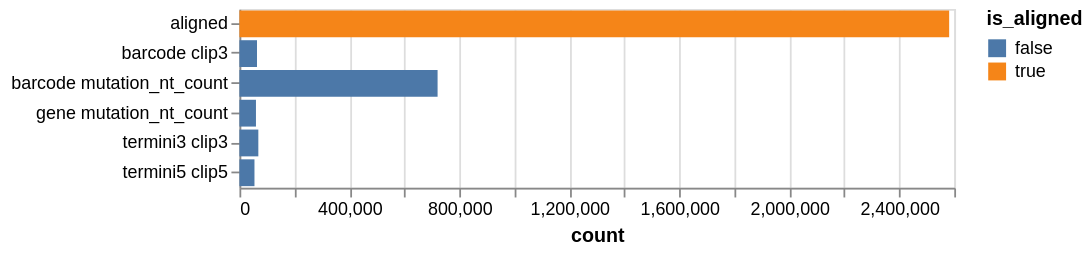

The notebook cell this image was saved under:
### Code cell
#Statistics of aligned and filtered information
filtered_df = filtered[target.target_names[0]]

filtered_reasons = pd.concat(
    [
        filtered_df.groupby(["name", "filter_reason"], as_index=False).aggregate(
            count=pd.NamedAgg("query_name", "count")
        ),
        readstats.query('category.str.startswith("aligned")', engine="python")
        .groupby("name", as_index=False)
        .aggregate({"count": "sum"})
        .assign(filter_reason="aligned"),
    ]
).assign(
    total_counts=lambda x: x.groupby("name")["count"].transform("sum"),
    frac_counts=lambda x: x["count"] / x["total_counts"],
)

print("CCSs mapped information for %s" % (target.target_names[0]))
display(filtered_reasons)

filtered_chart = (
    alt.Chart(filtered_reasons)
    .encode(
        x="count:Q",
        y=alt.Y(
            "filter_reason:N",
            axis=alt.Axis(title=None),
        ),
        color="is_aligned:N",
        tooltip=filtered_reasons.columns.tolist(),
    )
    .mark_bar()
    .properties(width=400, height=100)
    .resolve_scale(x="independent", y="independent")
    .transform_filter(alt.datum.frac_counts > 0.01)
    .transform_calculate(is_aligned=alt.datum.filter_reason == "aligned")
)

filtered_chart

### Figure 1 — Vega-Lite specification as saved in the notebook (floating-point values rounded to 4 significant figures)
{"config": {"view": {"continuousWidth": 300, "continuousHeight": 300}}, "data": {"name": "data-c564728a3ec10480cfd2a45ef1d54af0"}, "mark": {"type": "bar"}, "encoding": {"color": {"field": "is_aligned", "type": "nominal"}, "tooltip": [{"field": "name", "type": "nominal"}, {"field": "filter_reason", "type": "nominal"}, {"field": "count", "type": "quantitative"}, {"field": "total_counts", "type": "quantitative"}, {"field": "frac_counts", "type": "quantitative"}], "x": {"field": "count", "type": "quantitative"}, "y": {"axis": {"title": null}, "field": "filter_reason", "type": "nominal"}}, "height": 100, "resolve": {"scale": {"x": "independent", "y": "independent"}}, "transform": [{"filter": "(datum.frac_counts > 0.01)"}, {"calculate": "(datum.filter_reason === 'aligned')", "as": "is_aligned"}], "width": 400, "$schema": "https://vega.github.io/schema/vega-lite/v6.1.0.json", "datasets": {"data-c564728a3ec10480cfd2a45ef1d54af0": [{"name": "kpc_pacbio", "filter_reason": "barcode clip3", "count": 63833, "total_counts": 3650568, "frac_counts": 0.01749}, {"name": "kpc_pacbio", "filter_reason": "barcode mutation_nt_count", "count": 720668, "total_counts": 3650568, "frac_counts": 0.1974}, {"name": "kpc_pacbio", "filter_reason": "gene clip3", "count": 791, "total_counts": 3650568, "frac_counts": 0.0002167}, {"name": "kpc_pacbio", "filter_reason": "gene mutation_nt_count", "count": 60020, "total_counts": 3650568, "frac_counts": 0.01644}, {"name": "kpc_pacbio", "filter_reason": "gene_flank3 clip3", "count": 839, "total_counts": 3650568, "frac_counts": 0.0002298}, {"name": "kpc_pacbio", "filter_reason": "gene_flank3 mutation_nt_count", "count": 10321, "total_counts": 3650568, "frac_counts": 0.002827}, {"name": "kpc_pacbio", "filter_reason": "gene_flank5 mutation_nt_count", "count": 9047, "total_counts": 3650568, "frac_counts": 0.002478}, {"name": "kpc_pacbio", "filter_reason": "query_clip3", "count": 16851, "total_counts": 3650568, "frac_counts": 0.004616}, {"name": "kpc_pacbio", "filter_reason": "query_clip5", "count": 31096, "total_counts": 3650568, "frac_counts": 0.008518}, {"name": "kpc_pacbio", "filter_reason": "termini3 clip3", "count": 68669, "total_counts": 3650568, "frac_counts": 0.01881}, {"name": "kpc_pacbio", "filter_reason": "termini3 mutation_nt_count", "count": 11487, "total_counts": 3650568, "frac_counts": 0.003147}, {"name": "kpc_pacbio", "filter_reason": "termini5 clip5", "count": 54595, "total_counts": 3650568, "frac_counts": 0.01496}, {"name": "kpc_pacbio", "filter_reason": "termini5 mutation_nt_count", "count": 20894, "total_counts": 3650568, "frac_counts": 0.005723}, {"name": "kpc_pacbio", "filter_reason": "aligned", "count": 2581457, "total_counts": 3650568, "frac_counts": 0.7071}]}}
